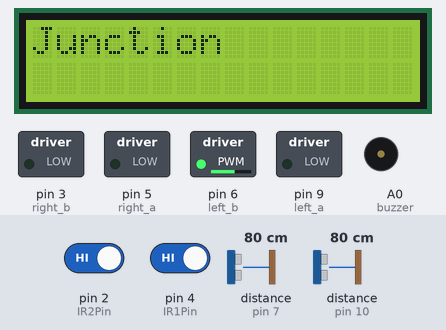
Bench run of a sketch on a simulated Arduino Uno, built with avr-gcc and run on an emulated ATmega328P. Shown: 16×2 character LCD, switched loads named in the sketch (green lamp = pin HIGH), buzzer (waves = sounding, pin HIGH). Wiring (inferred from the names in the program): 2 × ultrasonic range finder: trigger pin 8, echo pin 7 / trigger pin 11, echo pin 10. The test bench sets the inputs (shaded band); at power-on: distance to the obstacle (sensors on pin 7, pin 10) 80 cm, pin 2 (IR2Pin) HIGH, pin 4 (IR1Pin) HIGH. The echo pulse lasts 58.3 µs per cm; pins used as bus, display or sensor lines are not drawn.

Above: at 0.37 s.
At 1.3 s:
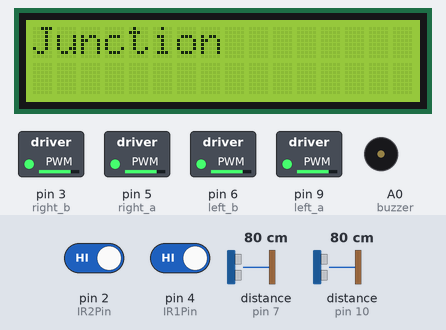
1.4 s: distance to the obstacle (sensor on pin 7) set to 12 cm
At 2.5 s:
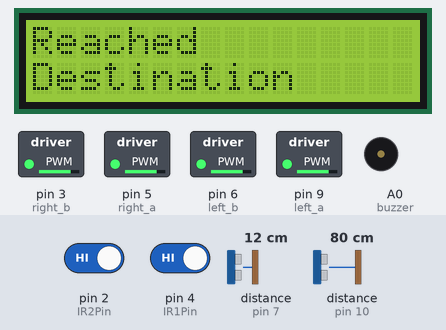
4.8 s: distance to the obstacle (sensor on pin 7) set to 9 cm
Timing chart, 0 to 7.8 s (numbered marks = the images above; inputs shaded):
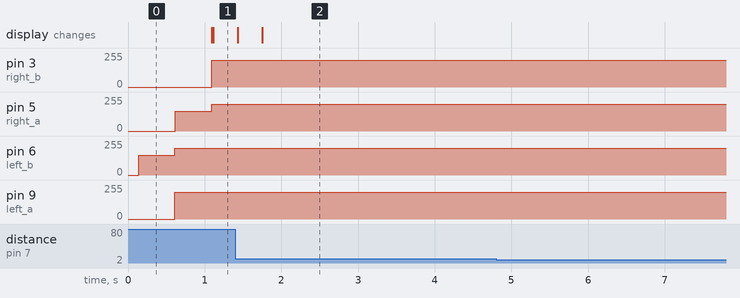

Measured:
- after the input at 4.8 s, every drawn part: stays the same

The sketch:

Lab3.ino
```cpp
#include <LiquidCrystal_I2C.h>
#include <Wire.h>
#include <string.h>
// addr,en,rw,rs,d4,d5,d6,d7,bl,blpol
// addr can be 0x3F or 0x27
LiquidCrystal_I2C lcd(0x27, 16, 2);
#define tripin_left 8
#define echopin_left 7
#define tripin_right 11
#define echopin_right 10
#define IR1Pin 4
#define IR2Pin 2
#define target A1
#define buzzer A0
int IR1_Val = 0, IR2_Val = 0, junc_count = 0;
int address_arr [3] = {2,0,3}; // 0 = left, 1 = forward, 2 = right, 3 = stop (Junction array)
// int AddrList[3][3]= {{1,2,3},{4,5,6},{7,8,9}}; (To be implemented in the future)
int targetvalue = 1;

// left 9 6
// right 5 3

#define left_a 9
#define left_b 6
#define right_a 5
#define right_b 3
void move(int motor, int action, int duration, int velocity);
/* motor -> 1: left, 2: right, 3: both
action -> 1: no run, 2: forward, 3: backwards, 4: brake
duration -> (1 ~ 1000 ms) duration the motor runs for
velocity -> (1 ~ 255) speed of motor */
void ultrasound(void);
//void lcdscreen(int address);
void buzzersoundsound(void);
void targetboardboard(void);
void IR(void);
//void targetboard(void);

void setup() {
  pinMode(9, OUTPUT);
  pinMode(6, OUTPUT);
  pinMode(5, OUTPUT);
  pinMode(3, OUTPUT);
  pinMode(4,INPUT_PULLUP); //IR1 right
  pinMode(2,INPUT_PULLUP);//IR2 left
  pinMode(target,INPUT_PULLUP);
  Serial.begin(9600);
  pinMode(tripin_left, OUTPUT);
  pinMode(echopin_left, INPUT);
  pinMode(tripin_right, OUTPUT);
  pinMode(echopin_right, INPUT);
  pinMode(buzzer,OUTPUT);
  lcd.init();
  lcd.setCursor(0,0);
  lcd.begin(16, 2); // 16 characters, 2 lines
  lcd.backlight();  // turn backlight on
}

// the loop function runs over and over again until power down or reset
void loop() {
  if (junc_count < 3)
  {
    IR();
    IR();
    ultrasound();
  }else{
  lcd.clear();
  lcd.println("Reached");
  lcd.setCursor(0,1);
  lcd.println("Destination");
  }
}

void IR(void) {
IR1_Val = digitalRead(IR1Pin); // Reading and storing IR sensor 1 signal value
IR2_Val = digitalRead(IR2Pin); // Reading and storing IR sensor 2 signal value
  // 1=black 0=white pin2,IR2=left pin4,IR1=right
if (IR1_Val == 1 && IR2_Val == 1){
  //both black=junction, decide direction to proceed
  lcd.println("Junction");
    switch (address_arr[junc_count]) // direction to take at junction
    {
    case 0:
      move(2,2,470,150);//left
      ++junc_count;
      break;
    case 1:
      move(3,2,420,150); //forward
      ++junc_count;
      break;
    case 2:
      move(1,2,470,150); //right
      ++junc_count;
      break;
    case 3:
      move(3,4,150,80); //stop
      ++junc_count;
      break;
    default:
      move(3,4,150,80); //stop
      break;
    }
}else if(IR1_Val == 1 && IR2_Val == 0){
// turn right
    lcd.println("Right");
    move(1,2,80,100);move(2,3,80,90);
}else if(IR1_Val == 0 && IR2_Val ==1){
// turn left
    lcd.println("Left");
    move(2,2,80,100);move(1,3,80,90);
}else if (IR1_Val == 0 && IR2_Val == 0){
// forward
    lcd.println("Forward");
    move(3,2,80,100);
}else{
// stop
    lcd.println("Stop");
    move(3,4,80,80);
}
    lcd.clear();
}
/* motor -> 1: left, 2: right, 3: both
action -> 1: no run, 2: forward, 3: backwards, 4: brake
duration -> (1 ~ 1000 ms) duration the motor runs for
velocity -> (1 ~ 255) speed of motor */
void move(int motor, int action, int duration, int velocity)
{
  int c, d;
  switch (action)
  {
  case 1:
  {
    c = 0;d = 0;// no run
  }
    break;
  case 2:
  {
    c = 0;d = velocity;// forward
  }
    break;
  case 3:
  {
    c = velocity;d = 0;// backwards
  }
    break;
  case 4:
  {
    c = 200;d = 200;// brake
  }
    break;
  }
    switch (motor)
    {
    case 1:
    {
      analogWrite(left_a, c);
      analogWrite(left_b, d);
      delay(duration);
      analogWrite(left_a, 200);
      analogWrite(left_b, 200);
      return;
      // left
    }
    break;
    case 2:
    {
      analogWrite(right_a, d);
      analogWrite(right_b, c);
      delay(duration);
      analogWrite(right_a, 200);
      analogWrite(right_b, 200);
      return;
      // right
    }
    break;
    case 3:
    {
      analogWrite(left_a, c);
      analogWrite(left_b, d);
      analogWrite(right_a, d);
      analogWrite(right_b, c);
      delay(duration);
      analogWrite(left_a, 200);
      analogWrite(left_b, 200);
      analogWrite(right_a, 200);
      analogWrite(right_b, 200);
      return;
      // forward
    }
    break;
    }
}


void ultrasound (void)
{
  digitalWrite(tripin_left, HIGH);
  delayMicroseconds(3);
  digitalWrite(tripin_left, LOW);
  delayMicroseconds(3);
  int dist_1 = pulseIn(echopin_left, HIGH) / 58;
  digitalWrite(tripin_right, HIGH);
  delayMicroseconds(3);
  digitalWrite(tripin_right, LOW);
  delayMicroseconds(3);
  int dist_2 = pulseIn(echopin_right, HIGH) / 58; // Sending Ultrasonic signals
  if (dist_1 < 10||dist_2 < 10)
  {
    lcd.println("Path Blocked!!!");
     move (3,3,50,200);
     targetboardboard();
  }
  lcd.clear();
  return;
}


void buzzersoundsound (void)
{
    digitalWrite(buzzer,HIGH);
    delay(2);
    digitalWrite(buzzer,LOW);
    delay(1);
}

void targetboardboard (void){
     for (targetvalue = 1; targetvalue != 0;) // robot stops until targetboard is hit with laser
     {
     targetvalue = digitalRead(target);
     buzzersoundsound();
     }
}
```
